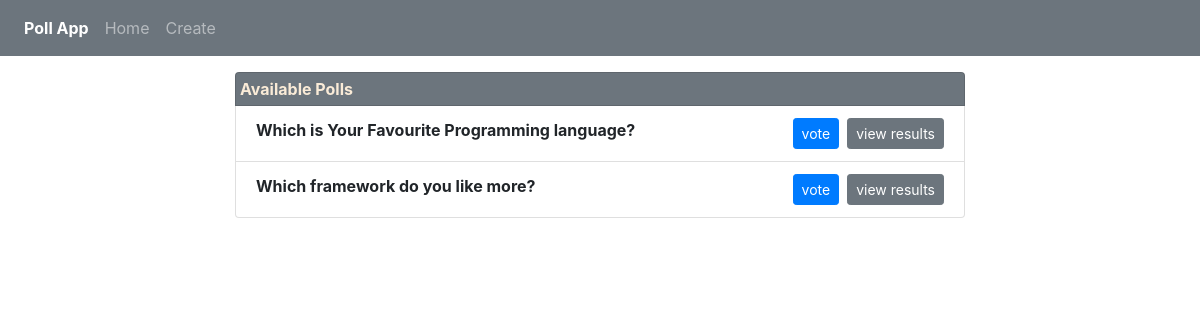
Before: / with the older database file.
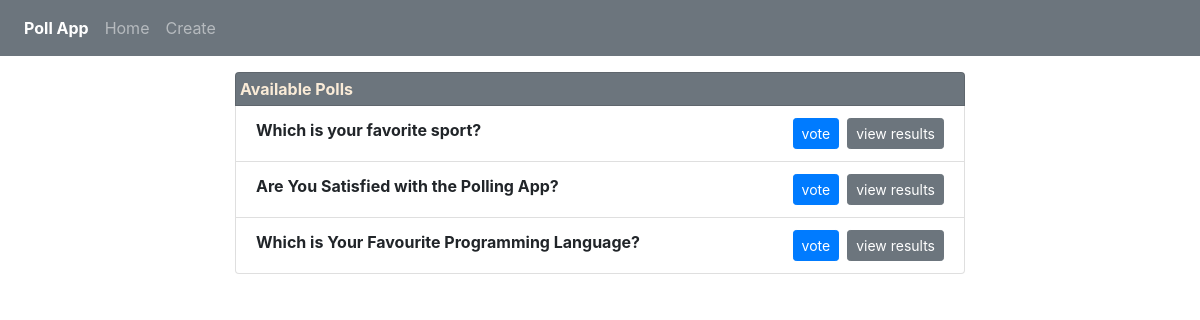
After: the same page with the newer database file.
### pollapp/models.py (models this page shows, shortened)
class Poll(models.Model):
    question = models.TextField()
    option_one = models.CharField(max_length=40)
    option_two = models.CharField(max_length=40)
    option_three = models.CharField(max_length=40)
    option_one_count = models.IntegerField(default=0)
    option_two_count = models.IntegerField(default=0)
    option_three_count = models.IntegerField(default=0)

### pollapp/views.py (the view)
# urls.py: 2. Add a URL to urlpatterns:  path('', views.home, name='home')
def home(request):
    poll = Poll.objects.all()
    context = {'poll': poll}
    return render(request, 'home.html', context)

### pollapp/templates/home.html (shortened to what this page needs)
{% extends 'base.html' %}
{% block content %}
<div class="row mt-3">
    <div class="col-lg-8 offset-lg-2">
        <ul class="list-group">
          <li class=" p-1 mt-15 list-group-item bg-secondary" style="color:antiquewhite;">Available Polls</li>
            {% for dt in poll %}
          <li class="list-group-item">{{dt.question}}
               <a href="{% url 'pollapp:results' dt.id %}" class="btn btn-secondary btn-sm mr-8"> view results</a>
              <a href="{% url 'pollapp:vote' dt.id %}" class="btn btn-primary btn-sm mr-2"> vote</a>
          </li>
            {% endfor%}
        </ul>
    </div>
</div>
{% endblock%}

### pollapp/templates/base.html (shortened to what this page needs)
{% load static %}
<!doctype html>
<html lang="en">
  <head>
    <link rel="stylesheet" href="https://stackpath.bootstrapcdn.com/bootstrap/4.5.0/css/bootstrap.min.css">
    <link rel="stylesheet" href="{% static 'style.css' %}">
  </head>
  <body>
   <nav class="navbar navbar-expand-sm bg-secondary navbar-dark">
  <ul class="navbar-nav">
    <li class="nav-item active">
      <a class="nav-link" href="#"><strong>Poll App</strong></a>
    </li>
    <li class="nav-item">
      <a class="nav-link" href="{% url 'pollapp:home' %}">Home</a>
    </li>
    <li class="nav-item">
      <a class="nav-link" href="{% url 'pollapp:create' %}">Create</a>
    </li>
  </ul>
</nav>
    <div class="container">
        {% block content %}
    {% endblock %}
    </div>
  </body>
</html>

### assets/style.css (style rules this page uses)
.list-group-item { font-weight:bold; }
a { float:right }

Changed rows visible on the page:
removed Poll: question "Which is Your Favourite Programming language?"
removed Poll: question "Which framework do you like more?"
added Poll: question "Which is your favorite sport?"
added Poll: question "Are You Satisfied with the Polling App?"
added Poll: question "Which is Your Favourite Programming Language?"
